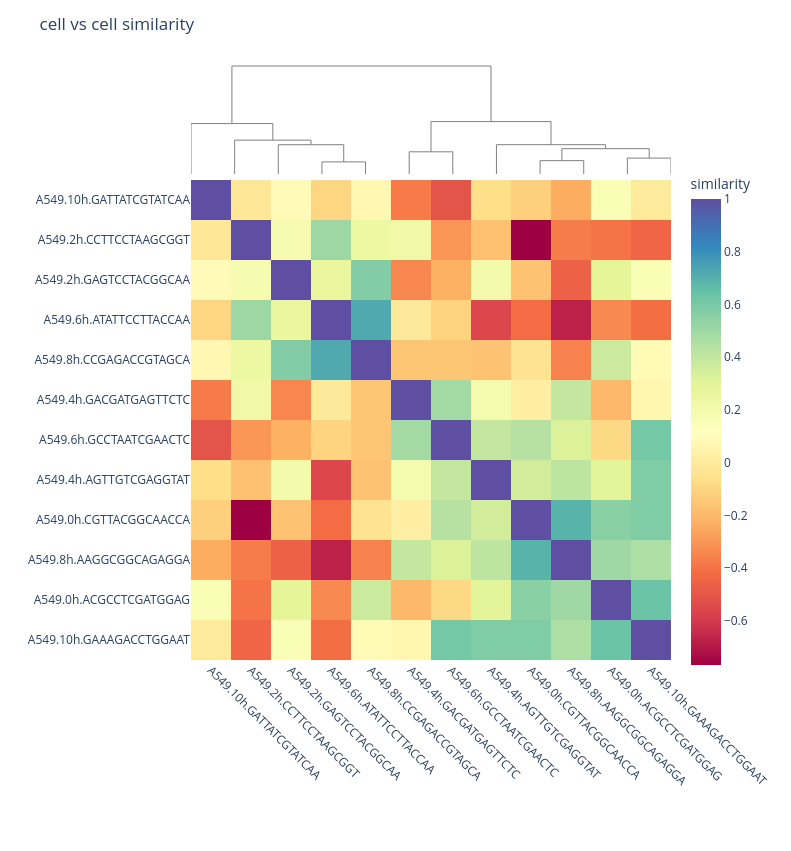

Write notebook code for a chart like this one.
### Code cell
plot_heatmap(sim=cc_hvg_X, type="cell", cluster=True)

### Figure 1 — Plotly figure (JSON) as saved in the notebook; plotly's stock layout.template omitted (floating-point values rounded to 4 significant figures; data arrays with more than 128 entries replaced by an {"elided": "..."} marker saying what was removed)
{"data": [{"hoverinfo": "skip", "line": {"color": "gray", "width": 1}, "mode": "lines", "showlegend": false, "type": "scatter", "x": [35.0, 35.0, 45.0, 45.0], "xaxis": "x", "y": [0.0, 0.2783, 0.2783, 0.0], "yaxis": "y"}, {"hoverinfo": "skip", "line": {"color": "gray", "width": 1}, "mode": "lines", "showlegend": false, "type": "scatter", "x": [25.0, 25.0, 40.0, 40.0], "xaxis": "x", "y": [0.0, 0.674, 0.674, 0.2783], "yaxis": "y"}, {"hoverinfo": "skip", "line": {"color": "gray", "width": 1}, "mode": "lines", "showlegend": false, "type": "scatter", "x": [15.0, 15.0, 32.5, 32.5], "xaxis": "x", "y": [0.0, 0.7793, 0.7793, 0.674], "yaxis": "y"}, {"hoverinfo": "skip", "line": {"color": "gray", "width": 1}, "mode": "lines", "showlegend": false, "type": "scatter", "x": [5.0, 5.0, 23.75, 23.75], "xaxis": "x", "y": [0.0, 1.16, 1.16, 0.7793], "yaxis": "y"}, {"hoverinfo": "skip", "line": {"color": "gray", "width": 1}, "mode": "lines", "showlegend": false, "type": "scatter", "x": [55.0, 55.0, 65.0, 65.0], "xaxis": "x", "y": [0.0, 0.5106, 0.5106, 0.0], "yaxis": "y"}, {"hoverinfo": "skip", "line": {"color": "gray", "width": 1}, "mode": "lines", "showlegend": false, "type": "scatter", "x": [85.0, 85.0, 95.0, 95.0], "xaxis": "x", "y": [0.0, 0.3073, 0.3073, 0.0], "yaxis": "y"}, {"hoverinfo": "skip", "line": {"color": "gray", "width": 1}, "mode": "lines", "showlegend": false, "type": "scatter", "x": [105.0, 105.0, 115.0, 115.0], "xaxis": "x", "y": [0.0, 0.3662, 0.3662, 0.0], "yaxis": "y"}, {"hoverinfo": "skip", "line": {"color": "gray", "width": 1}, "mode": "lines", "showlegend": false, "type": "scatter", "x": [90.0, 90.0, 110.0, 110.0], "xaxis": "x", "y": [0.3073, 0.5827, 0.5827, 0.3662], "yaxis": "y"}, {"hoverinfo": "skip", "line": {"color": "gray", "width": 1}, "mode": "lines", "showlegend": false, "type": "scatter", "x": [75.0, 75.0, 100.0, 100.0], "xaxis": "x", "y": [0.0, 0.6742, 0.6742, 0.5827], "yaxis": "y"}, {"hoverinfo": "skip", "line": {"color": "gray", "width": 1}, "mode": "lines", "showlegend": false, "type": "scatter", "x": [60.0, 60.0, 87.5, 87.5], "xaxis": "x", "y": [0.5106, 1.206, 1.206, 0.6742], "yaxis": "y"}, {"hoverinfo": "skip", "line": {"color": "gray", "width": 1}, "mode": "lines", "showlegend": false, "type": "scatter", "x": [14.38, 14.38, 73.75, 73.75], "xaxis": "x", "y": [1.16, 2.485, 2.485, 1.206], "yaxis": "y"}, {"colorbar": {"len": 0.85, "title": {"text": "similarity"}, "y": 0.4}, "colorscale": [[0, "rgb(158,1,66)"], [0.1, "rgb(213,62,79)"], [0.2, "rgb(244,109,67)"], [0.3, "rgb(253,174,97)"], [0.4, "rgb(254,224,139)"], [0.5, "rgb(255,255,191)"], [0.6, "rgb(230,245,152)"], [0.7, "rgb(171,221,164)"], [0.8, "rgb(102,194,165)"], [0.9, "rgb(50,136,189)"], [1, "rgb(94,79,162)"]], "hovertemplate": "<b>cell x</b>: %{x}<br><b>cell y</b>: %{y}<br><b>similarity</b>: %{z:.3f}<extra></extra>", "type": "heatmap", "x": ["A549.10h.GATTATCGTATCAA", "A549.2h.CCTTCCTAAGCGGT", "A549.2h.GAGTCCTACGGCAA", "A549.6h.ATATTCCTTACCAA", "A549.8h.CCGAGACCGTAGCA", "A549.4h.GACGATGAGTTCTC", "A549.6h.GCCTAATCGAACTC", "A549.4h.AGTTGTCGAGGTAT", "A549.0h.CGTTACGGCAACCA", "A549.8h.AAGGCGGCAGAGGA", "A549.0h.ACGCCTCGATGGAG", "A549.10h.GAAAGACCTGGAAT"], "xaxis": "x2", "y": ["A549.10h.GATTATCGTATCAA", "A549.2h.CCTTCCTAAGCGGT", "A549.2h.GAGTCCTACGGCAA", "A549.6h.ATATTCCTTACCAA", "A549.8h.CCGAGACCGTAGCA", "A549.4h.GACGATGAGTTCTC", "A549.6h.GCCTAATCGAACTC", "A549.4h.AGTTGTCGAGGTAT", "A549.0h.CGTTACGGCAACCA", "A549.8h.AAGGCGGCAGAGGA", "A549.0h.ACGCCTCGATGGAG", "A549.10h.GAAAGACCTGGAAT"], "yaxis": "y2", "z": {"elided": "12x12 float values"}}], "layout": {"height": 851, "margin": {"b": 191, "l": 191, "r": 120, "t": 60}, "paper_bgcolor": "white", "plot_bgcolor": "white", "title": {"text": "cell vs cell similarity"}, "width": 791, "xaxis": {"anchor": "y", "domain": [0, 1], "visible": false}, "xaxis2": {"anchor": "y2", "domain": [0, 1], "tickangle": 45}, "yaxis": {"anchor": "x", "domain": [0.8, 1], "visible": false}, "yaxis2": {"anchor": "x2", "autorange": "reversed", "domain": [0, 0.8]}}}
